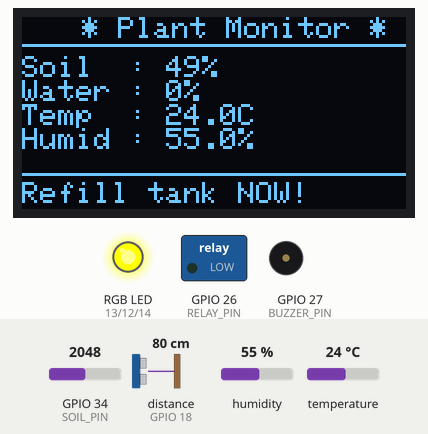
Bench run of a sketch on a simulated ESP32. Parts: 128×64 one-colour display, switched loads named in the sketch (green lamp = pin HIGH), an RGB LED mixed from three pins (HIGH = lit), buzzer (waves = sounding). Wiring (inferred from the names in the program): ultrasonic range finder: trigger GPIO 5; echo GPIO 18. Inputs (shaded band) come from the test bench; at power-on: distance to the obstacle (sensor on GPIO 18) 80 cm, GPIO 34 (SOIL_PIN) = 2048, humidity 55 %, temperature 24 °C. The echo pulse lasts 58.3 µs per cm; WiFi joins after 1.5 s; servers stay silent unless stated; pins used as bus, display or sensor lines are not drawn.

Above: at 6.5 s.
6.6 s: distance to the obstacle (sensor on GPIO 18) set to 22 cm
9.0 s: distance to the obstacle (sensor on GPIO 18) set to 17 cm
At 10.5 s:
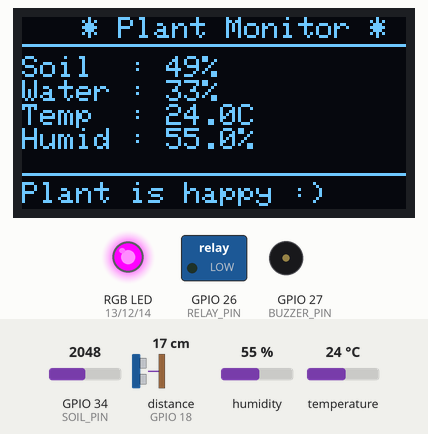
11.4 s: GPIO 34 (SOIL_PIN) set to 2801
At 12.3 s:
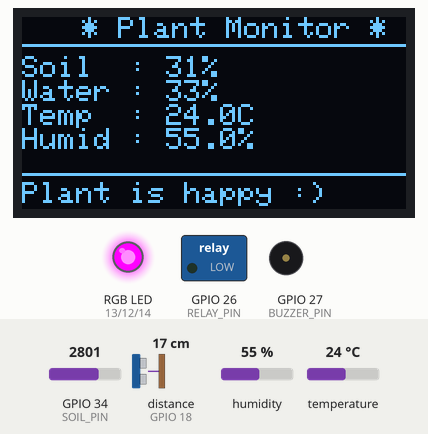
13.3 s: GPIO 34 (SOIL_PIN) set to 2906
At 14.7 s:
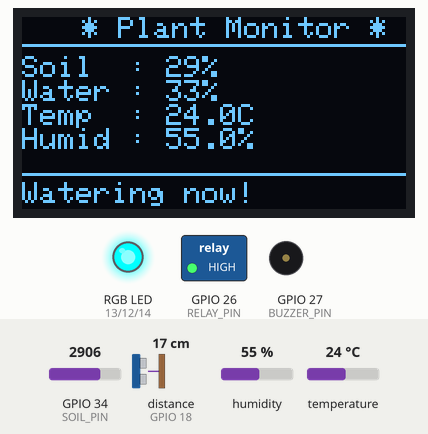
15.4 s: humidity set to 22 %
At 19.0 s:
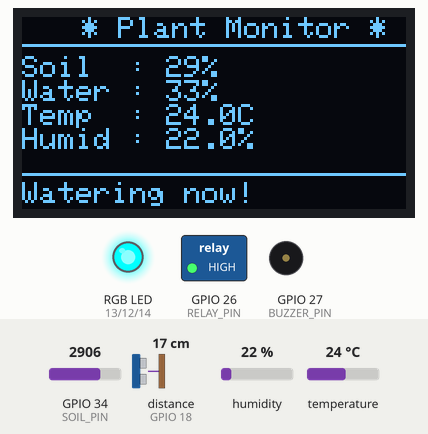
19.4 s: GPIO 34 (SOIL_PIN) set to 2866
At 20.8 s:
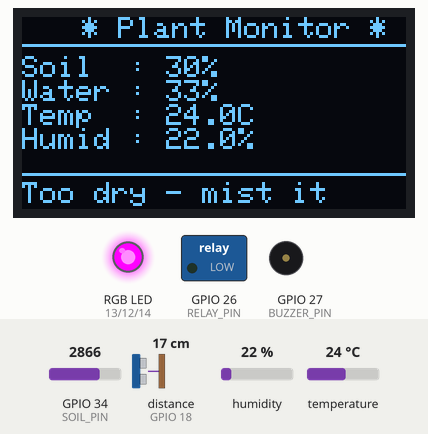
Timing chart, 0 to 22.3 s (numbered marks = the images above; inputs shaded):
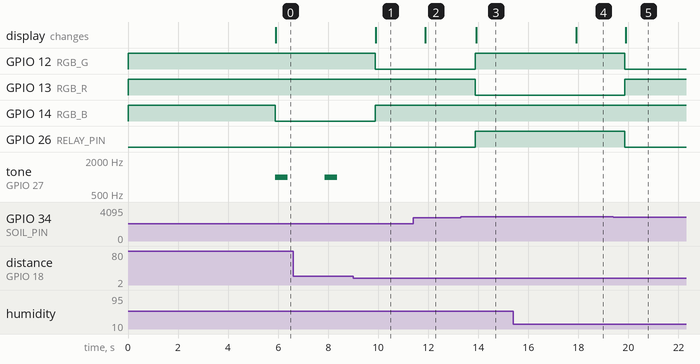

The sketch:

SourceCode.ino
```cpp
#define BLYNK_TEMPLATE_ID   "TMPL3cZbpangp"
#define BLYNK_TEMPLATE_NAME "Smart Plant monitor"
#define BLYNK_AUTH_TOKEN    "YOUR_AUTH_TOKEN"

#include <Wire.h>
#include <Adafruit_GFX.h>
#include <Adafruit_SSD1306.h>
#include <DHT.h>
#include <WiFi.h>
#include <BlynkSimpleEsp32.h>

char ssid[] = "YOUR_WIFI_NAME";
char pass[] = "YOUR_WIFI_PASSWORD";

#define SOIL_PIN       34
#define DHT_PIN         4
#define TRIG_PIN        5
#define ECHO_PIN       18
#define RELAY_PIN      26
#define BUZZER_PIN     27
#define RGB_R          13
#define RGB_G          12
#define RGB_B          14

#define SCREEN_WIDTH  128
#define SCREEN_HEIGHT  64
Adafruit_SSD1306 display(SCREEN_WIDTH, SCREEN_HEIGHT, &Wire, -1);

#define DHT_TYPE DHT11
DHT dht(DHT_PIN, DHT_TYPE);

#define SOIL_DRY_THRESHOLD   2800
#define SOIL_WET_THRESHOLD   2000
#define TANK_LOW_CM          19.5
#define TANK_MAX_CM          10.0

BlynkTimer timer;
static bool soilAlertSent  = false;
static bool waterAlertSent = false;

void setup() {
  Serial.begin(115200);
  pinMode(RELAY_PIN,  OUTPUT);
  pinMode(BUZZER_PIN, OUTPUT);
  pinMode(TRIG_PIN,   OUTPUT);
  pinMode(ECHO_PIN,   INPUT);
  pinMode(RGB_R,      OUTPUT);
  pinMode(RGB_G,      OUTPUT);
  pinMode(RGB_B,      OUTPUT);
  digitalWrite(RELAY_PIN, LOW);
  noTone(BUZZER_PIN);
  setRGB(0, 0, 0);
  if (!display.begin(SSD1306_SWITCHCAPVCC, 0x3C)) {
    Serial.println("OLED not found!");
    while (true);
  }
  display.clearDisplay();
  display.setTextSize(1);
  display.setTextColor(WHITE);
  display.setCursor(15, 15);
  display.println("Smart Plant System");
  display.setCursor(35, 35);
  display.println("Starting...");
  display.display();
  delay(2000);
  dht.begin();
  Blynk.begin(BLYNK_AUTH_TOKEN, ssid, pass);
  timer.setInterval(2000L, readSensors);
}

void loop() {
  Blynk.run();
  timer.run();
}

void readSensors() {
  int   soilRaw  = analogRead(SOIL_PIN);
  float temp     = dht.readTemperature();
  float humidity = dht.readHumidity();
  float waterCm  = getWaterLevel();

  if (isnan(temp) || isnan(humidity)) {
    temp = 0.0; humidity = 0.0;
  }

  int soilPercent = map(soilRaw, 4095, 0, 0, 100);
  soilPercent = constrain(soilPercent, 0, 100);

  int waterPercent = map((int)waterCm, (int)TANK_LOW_CM,
                         (int)TANK_MAX_CM, 0, 100);
  waterPercent = constrain(waterPercent, 0, 100);

  bool waterIsLow = (waterCm >= TANK_LOW_CM);

  if (waterIsLow) {
    digitalWrite(RELAY_PIN, LOW);
  } else if (soilPercent < 30) {
    digitalWrite(RELAY_PIN, HIGH);
  } else {
    digitalWrite(RELAY_PIN, LOW);
  }

  if (waterIsLow) {
    tone(BUZZER_PIN, 1000, 500);
  } else {
    noTone(BUZZER_PIN);
  }

  if (waterIsLow) {
    setRGB(0, 0, 255);
  } else if (soilPercent < 30) {
    setRGB(255, 0, 0);
  } else {
    setRGB(0, 255, 0);
  }

  String tip = getPlantTip(soilPercent, temp, humidity, waterIsLow);
  updateOLED(soilPercent, waterPercent, temp, humidity, tip);

  Blynk.virtualWrite(V0, soilPercent);
  Blynk.virtualWrite(V1, waterPercent);
  Blynk.virtualWrite(V2, temp);
  Blynk.virtualWrite(V3, humidity);
  Blynk.virtualWrite(V4, tip);

  if (soilPercent < 30 && !soilAlertSent) {
    Blynk.logEvent("soil_dry", "Soil is dry! Auto watering started.");
    soilAlertSent = true;
  }
  if (soilPercent >= 30) soilAlertSent = false;

  if (waterIsLow && !waterAlertSent) {
    Blynk.logEvent("water_low", "Water tank is low! Please refill.");
    waterAlertSent = true;
  }
  if (!waterIsLow) waterAlertSent = false;
}

float getWaterLevel() {
  digitalWrite(TRIG_PIN, LOW);
  delayMicroseconds(2);
  digitalWrite(TRIG_PIN, HIGH);
  delayMicroseconds(10);
  digitalWrite(TRIG_PIN, LOW);
  long duration = pulseIn(ECHO_PIN, HIGH, 30000);
  if (duration == 0) return 0;
  return (duration * 0.034) / 2.0;
}

void updateOLED(int soil, int water, float temp,
                float hum, String tip) {
  display.clearDisplay();
  display.setTextSize(1);
  display.setCursor(20, 0);
  display.println("* Plant Monitor *");
  display.drawLine(0, 9, 127, 9, WHITE);
  display.setCursor(0, 13);
  display.printf("Soil  : %d%%\n",   soil);
  display.printf("Water : %d%%\n",   water);
  display.printf("Temp  : %.1fC\n",  temp);
  display.printf("Humid : %.1f%%\n", hum);
  display.drawLine(0, 52, 127, 52, WHITE);
  display.setCursor(0, 55);
  display.println(tip);
  display.display();
}

String getPlantTip(int soil, float temp,
                   float hum, bool waterLow) {
  if (waterLow)   return "Refill tank NOW!";
  if (soil < 30)  return "Watering now!";
  if (temp > 35)  return "Too hot! Move shade";
  if (hum > 80)   return "High humidity!";
  if (hum < 30)   return "Too dry - mist it";
  if (temp < 15)  return "Too cold for plant!";
  return "Plant is happy :)";
}

void setRGB(int r, int g, int b) {
  analogWrite(RGB_R, 255 - r);
  analogWrite(RGB_G, 255 - g);
  analogWrite(RGB_B, 255 - b);
}
```

Measured:
- the behaviour switches between 20 and 19 cm on distance to the obstacle (sensor on GPIO 18) (found by bisection; images 0 and 1)
- the behaviour switches between 2866 and 2867 on GPIO 34 (SOIL_PIN) (found by bisection; images 2 and 3)
- after the input at 9.0 s, GPIO 12 (RGB_G): HIGH → LOW after 0.88 s; GPIO 14 (RGB_B): LOW → HIGH after 0.88 s; tone on GPIO 27 (BUZZER_PIN): stays silent (without the input it goes to 1000 Hz after 0.88 s); the display: changes after 0.91 s (image 1)
- after the input at 11.4 s, the display: changes after 0.49 s (image 2)
- after the input at 13.3 s, GPIO 12 (RGB_G), GPIO 26 (RELAY_PIN): LOW → HIGH after 0.58 s; GPIO 13 (RGB_R): HIGH → LOW after 0.58 s; the display: changes after 0.61 s (image 3)
- after the input at 15.4 s, the display: changes after 2.5 s (image 4)
- after the input at 19.4 s, GPIO 12 (RGB_G), GPIO 26 (RELAY_PIN): HIGH → LOW after 0.46 s; GPIO 13 (RGB_R): LOW → HIGH after 0.46 s; the display: changes after 0.49 s (image 5)
